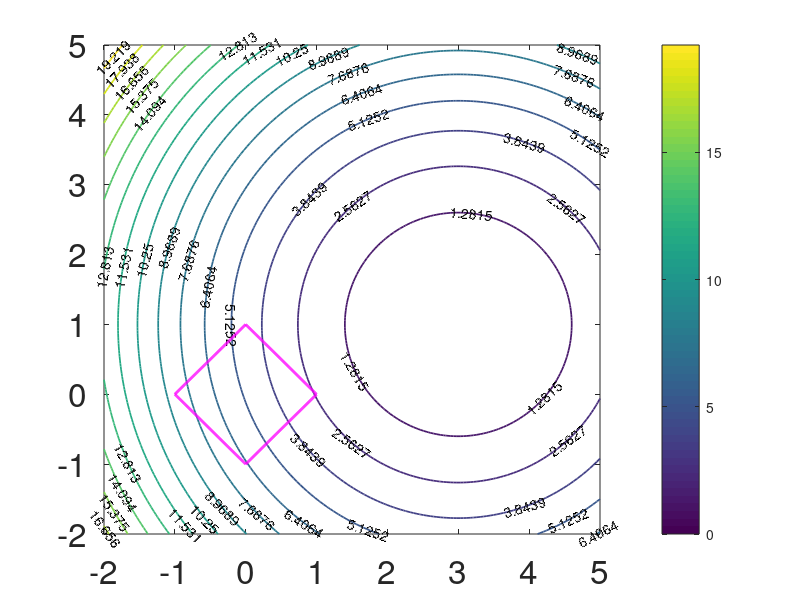

The MATLAB script that drew this image: (Note: this script raises an error after producing the figure.)
%% TP 5 – Extraction de contours
% Thibault Théologien
% Ingrid Fiquet

clear;
close all;
clc;

% cd ~/MATLAB/cvx
% cvx_setup
% cd ~/Desktop/depot/insa/Data-Mining/TP5

%% 2. Rebelote

% Parametres du probleme primal
c = [3 1]';
b = [1 1 1 1]';
A = [1 1; 1 -1;-1 1;-1 -1];

% Trace de la fonction objectif et des contraintes du probleme primal
N = 150;
x = linspace(-2, 5, N);
y = linspace(-2, 5, N);
[X,Y] = meshgrid(x, y);
x = reshape(X,N*N,1);
y = reshape(Y,N*N,1);
J = 0.5*(x-c(1)).^2 + 0.5*(y-c(2)).^2;
[val, h]=contour(X, Y, reshape(J, N,N), 15, 'linewidth', 1.25);
clabel(val,h);
hold on;

% Contraintes
N = 150;
x = linspace(-1, 1, N);
y = linspace(-1, 1, N);
[X,Y] = meshgrid(x, y);
x = reshape(X,N*N,1);
y = reshape(Y,N*N,1);
ineq = (A * [x y]' - b*ones(1,N*N))';
hold on;
contour(X, Y, reshape(ineq(:,1), N,N), [0 0], 'm', 'linewidth', 2);
contour(X, Y, reshape(ineq(:,2), N,N), [0 0], 'm', 'linewidth', 2);
contour(X, Y, reshape(ineq(:,3), N,N), [0 0], 'm', 'linewidth', 2);
contour(X, Y, reshape(ineq(:,4), N,N), [0 0], 'm', 'linewidth', 2);

set(gca,'fontsize', 24);
colorbar;



% Resolution du probleme primal par cvx
% Probleme: minimize 1/2 || theta-C||^2 s.t. A*theta -b <= 0

n = 2;
fprintf( 'Calcul de la solution primale par CVX ... \n\n');
cvx_begin quiet           % quiet pour eviter l'affichage des iterations de cvx
    variable theta(n);    % declarer que theta est la variable du prob, vecteur de taille n
    minimize 0.5*quad_form(theta - c, eye(n));     % fonction objectif
    subject to
      A*theta - b <= 0;     % contraintes inegalites
cvx_end

fprintf('\n\n Fait ! \n');

% Affichage resultats.
fprintf('\n\n Solution obtenue : \n');
disp(theta);
plot(theta(1), theta(2), 'ro', 'markersize', 12, 'markerfacecolor','r' );

% Valeur de la fonction objectif pour theta optimal.
J_theta_primal = quad_form(theta - c, eye(n));


% Resolution du probleme dual
H = A*A';
q = A*c -b;

cvx_begin quiet           
    variable mu(4);    
    minimize (0.5*quad_form(mu,H)-mu'*q)     % fonction objectif
    subject to
      mu >= 0;     % contraintes inegalites
cvx_end

% D = 0.5*quadform(mu,H) - mu'*q;
fprintf('\n\n Solution duale obtenue : \n');
disp(mu);

theta2 = c - A'*mu;
fprintf('\n\n Solution du theta obtenue : \n');
disp(theta2);

plot(theta2(1), theta2(2), 'ro', 'markersize', 12, 'markerfacecolor','r' );


%% 3. Subsidiaire : bâtisseurs de cité